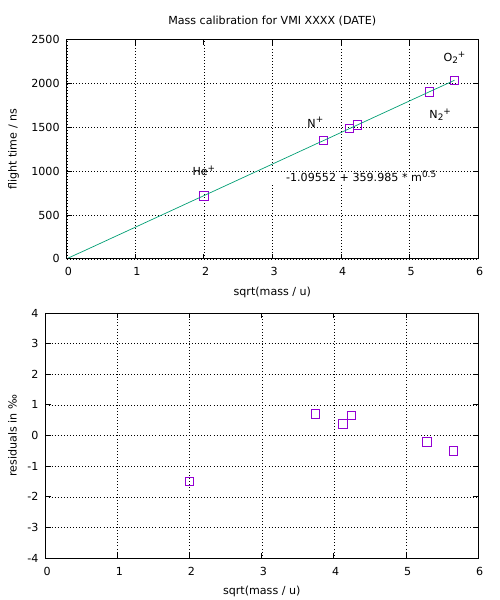

Here is the gnuplot script that generated this plot:
#!/usr/bin/gnuplot

set terminal pdf enhanced size 5in,6in
set output "tof_calibration.pdf"

set title 'Mass calibration for VMI XXXX (DATE)'
set xlabel 'sqrt(mass / u)'
set ylabel 'flight time / ns'
set key at 2.6,1000 reverse samplen -1 left
set linetype 1 pointtype 4
set grid
set label 1 at sqrt(4),1000 "He^{+}" center
set label 2 at sqrt(14),1550 "N^{+}" right
set label 5 at sqrt(28),1650 "N_{2}^{+}"
set label 6 at sqrt(32),2300 "O_{2}^{+}" center

f(x) = t0 + slope*x
fit f(x) "tof_calibration.txt" using (sqrt($2)):1 via slope, t0

set multiplot layout 2,1
plot [0:][0:] \
 "tof_calibration.txt" using (sqrt($2)):1 notitle, \
 f(x) title sprintf("%g + %g * m^{0.5}", t0, slope)

unset title
set ylabel 'residuals in ‰'
plot [0:][*<-4:4<*] "tof_calibration.txt" using (sqrt($2)):(($1 - f(sqrt($2)))/f(sqrt($2))*1000)

unset multiplot
